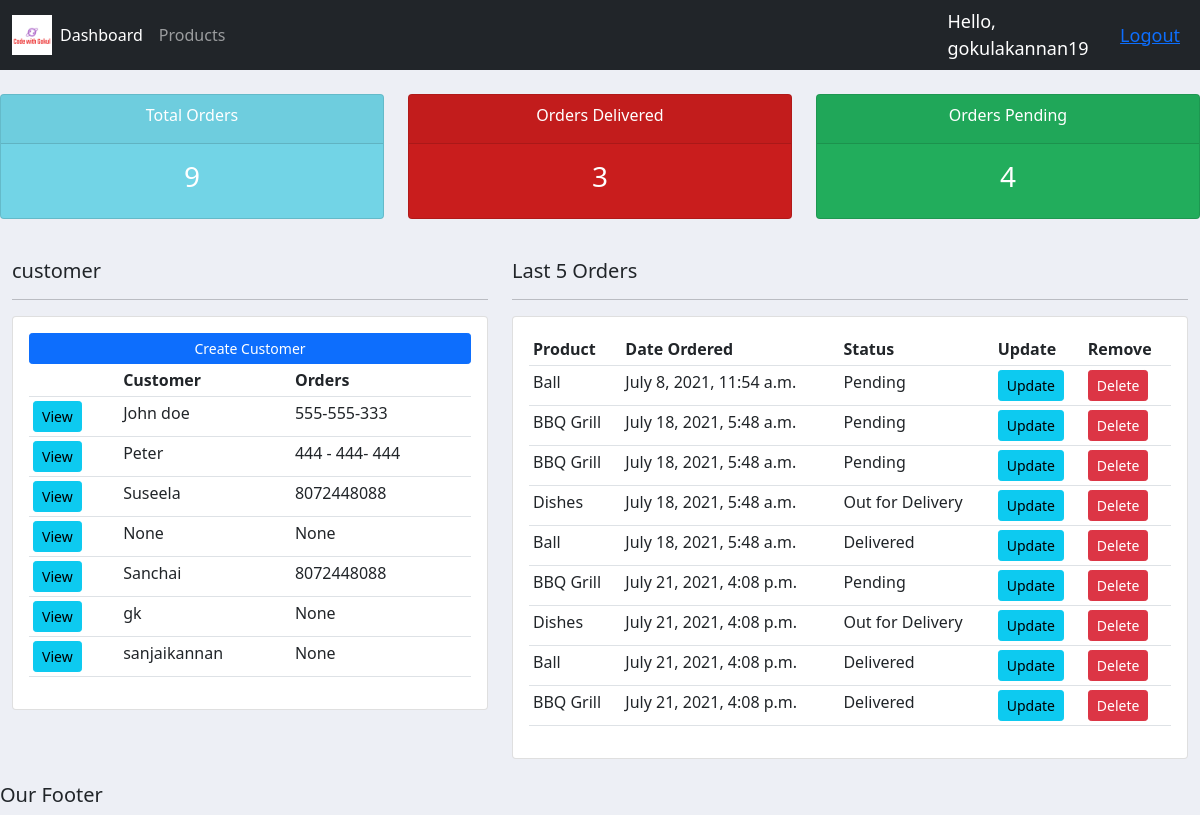
The app's page / (signed in) with its own data.
### accounts/models.py (models this page shows, shortened)
class Customer(models.Model):
    user = models.OneToOneField(
        User, null=True, blank=True, on_delete=models.CASCADE)
    name = models.CharField(max_length=200, null=True)
    phone = models.CharField(max_length=200, null=True)
    email = models.CharField(max_length=200, null=True)
    profile_pic = models.ImageField(default="logo.png", null=True, blank=True)
    date_created = models.DateTimeField(auto_now_add=True, null=True)

class Order(models.Model):
    STATUS = [
        ('Pending', 'Pending'),
        ('Out for Delivery', 'Out for Delivery'),
        ('Delivered', 'Delivered'),
    ]
    customer = models.ForeignKey(
        Customer, null=True, on_delete=models.SET_NULL)
    product = models.ForeignKey(Product, null=True, on_delete=models.SET_NULL)
    date_created = models.DateTimeField(auto_now_add=True, null=True)
    status = models.CharField(max_length=200, null=True, choices=STATUS)
    note = models.CharField(max_length=1000, null=True)

class Product(models.Model):
    CATEGORY = [
        ('Indoor', 'Indoor'),
        ('Outdoor', 'Outdoor')
    ]
    name = models.CharField(max_length=200, null=True)
    price = models.FloatField(null=True)
    category = models.CharField(max_length=200, null=True, choices=CATEGORY)
    description = models.CharField(max_length=200, null=True)
    date_created = models.DateTimeField(auto_now_add=True, null=True)
    Tag = models.ManyToManyField(Tag)
    def __str__(self):
        return self.name

### accounts/decorators.py (the view)
    def wrapper_function(request, *args, **kwargs):
        group = None
        if request.user.groups.exists():
            group = request.user.groups.all()[0].name
        if group == 'customer':
            return redirect("user-page")
        if group == 'admin':
            return view_func(request, *args, **kwargs)

### accounts/views.py (called while the page is built)
@login_required(login_url="login")
@admin_only
def home(request):
    orders = Order.objects.all()
    customers = Customer.objects.all()
    total_customers = customers.count()
    total_orders = orders.count()
    delivered = orders.filter(status='Delivered').count()
    pending = orders.filter(status='Pending').count()
    context = {
        'orders': orders,
        'customers': customers,
        'total_customers': total_customers,
        'total_orders': total_orders,
        'delivered': delivered,
        'pending': pending,
    }
    return render(request, 'accounts/dashboard.html', context)

### accounts/templates/accounts/dashboard.html
{% extends 'accounts/main.html' %}
{% block content %}
{% include 'accounts/status.html' %}
<br>
<div class="container-fluid">
<div class="row">
    <div class="col-md-5">
        <h5>customer</h5>
        <hr>
        <div class="card card-body">
            <a class="btn btn-primary btn-sm btn-block" href="#">Create Customer</a>
            <table class="table table-sm">
                <tr>
                    <th></th>
                    <th>Customer</th>
                    <th>Orders</th>
                </tr>
                {% for customer in customers %}
                    <tr>
                        <td><a class="btn btn-sm btn-info" href="{% url 'customer' customer.id %}">View</a></td>
                        <td>{{customer.name}}</td>
                        <td>{{customer.phone}}</td>
                    </tr>
                {% endfor %}
            </table>
        </div>
    </div>
    <div class="col-md-7">
        <h5>Last 5 Orders</h5>
        <hr>
        <div class="card card-body">
            <table class="table table-sm">
                <tr>
                    <th>Product</th>
                    <th>Date Ordered</th>
                    <th>Status</th>
                    <th>Update</th>
                    <th>Remove</th>
                </tr>
                {% for order in orders %}
                    <tr>
                        <td>{{order.product}}</td>
                        <td>{{order.date_created}}</td>
                        <td>{{order.status}}</td>
                        <td><a class="btn btn-sm btn-info" href="{% url 'update_order' order.id %}">Update</a></td>
                        <td><a class="btn btn-sm btn-danger" href="{% url 'delete_order' order.id %}">Delete</a></td>
                    </tr>
                {% endfor %}
            </table>
        </div>
    </div>
</div>
</div>
{% endblock content %}

### accounts/templates/accounts/navbar.html (shortened to what this page needs)
{% load static %}
<nav class="navbar navbar-expand-lg navbar-dark bg-dark">
    <div class="container-fluid">
      <img id="logo" src="{% static 'images/logo.png' %}">
      <div class="collapse navbar-collapse" id="navbarNav">
        <ul class="navbar-nav">
          {% if request.user.is_staff %}
          <li class="nav-item">
            <a class="nav-link active" aria-current="page" href="{% url 'home' %}">Dashboard</a>
          </li>
          <li class="nav-item">
            <a class="nav-link" href="{% url 'products' %}">Products</a>
          </li>
          {% else %}
          <li class="nav-item">
            <a class="nav-link" href="{% url 'accounts' %}">Settings</a>
          </li>
          {% endif %}
        </ul>
      </div>
    </div>
    <span class="hello-msg">Hello, {{request.user}}</span>
    <span class="hello-msg"><a href="{% url 'logout' %}">Logout</a></span>
  </nav>

### static/css/main.css (style rules this page uses)
#logo { height: 40px; width: 40px; }
body { background-color: #edeff5; }

### accounts/templates/accounts/navbar.html (style rules this page uses)
.hello-msg { font-size: 18px; color: white; margin-right: 20px; }

### records on screen
Customer: name "John doe", phone "555-555-333"
Customer: name "Peter", phone "444 - 444- 444"
Customer: name "Suseela", phone "8072448088"
Customer: name "None", phone "None"
Customer: name "Sanchai", phone "8072448088"
Customer: name "gk", phone "None"
Customer: name "sanjaikannan", phone "None"
Order: product "Ball", date_created "July 8, 2021, 11:54 a.m.", status "Pending"
Order: product "BBQ Grill", date_created "July 18, 2021, 5:48 a.m.", status "Pending"
Order: product "BBQ Grill", date_created "July 18, 2021, 5:48 a.m.", status "Pending"
Order: product "Dishes", date_created "July 18, 2021, 5:48 a.m.", status "Out for Delivery"
Order: product "Ball", date_created "July 18, 2021, 5:48 a.m.", status "Delivered"
Order: product "BBQ Grill", date_created "July 21, 2021, 4:08 p.m.", status "Pending"
Order: product "Dishes", date_created "July 21, 2021, 4:08 p.m.", status "Out for Delivery"
Order: product "Ball", date_created "July 21, 2021, 4:08 p.m.", status "Delivered"
Order: product "BBQ Grill", date_created "July 21, 2021, 4:08 p.m.", status "Delivered"

### other values on screen
{{ request.user }} "gokulakannan19"
{{ total_orders }} "9"
{{ delivered }} "3"
{{ pending }} "4"
